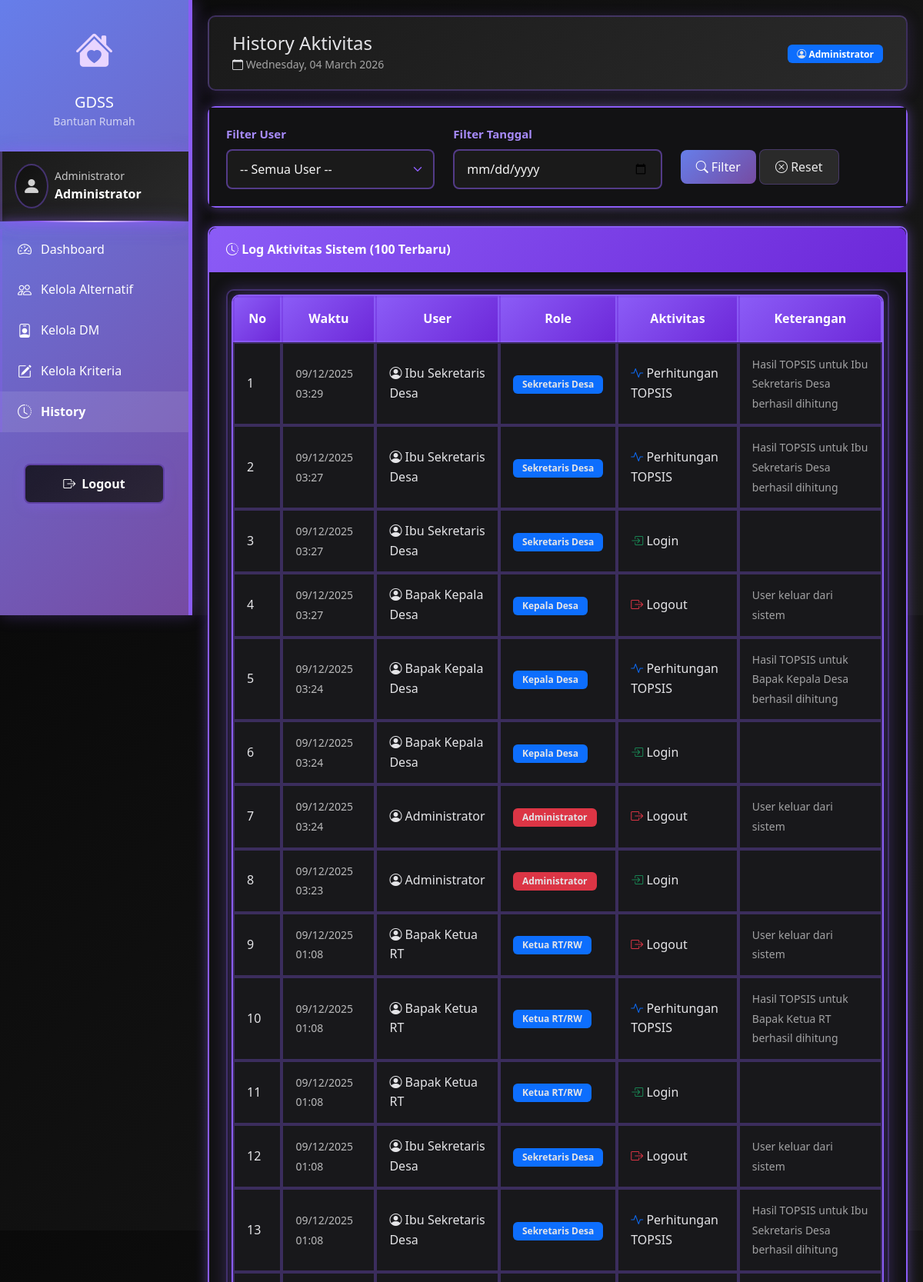
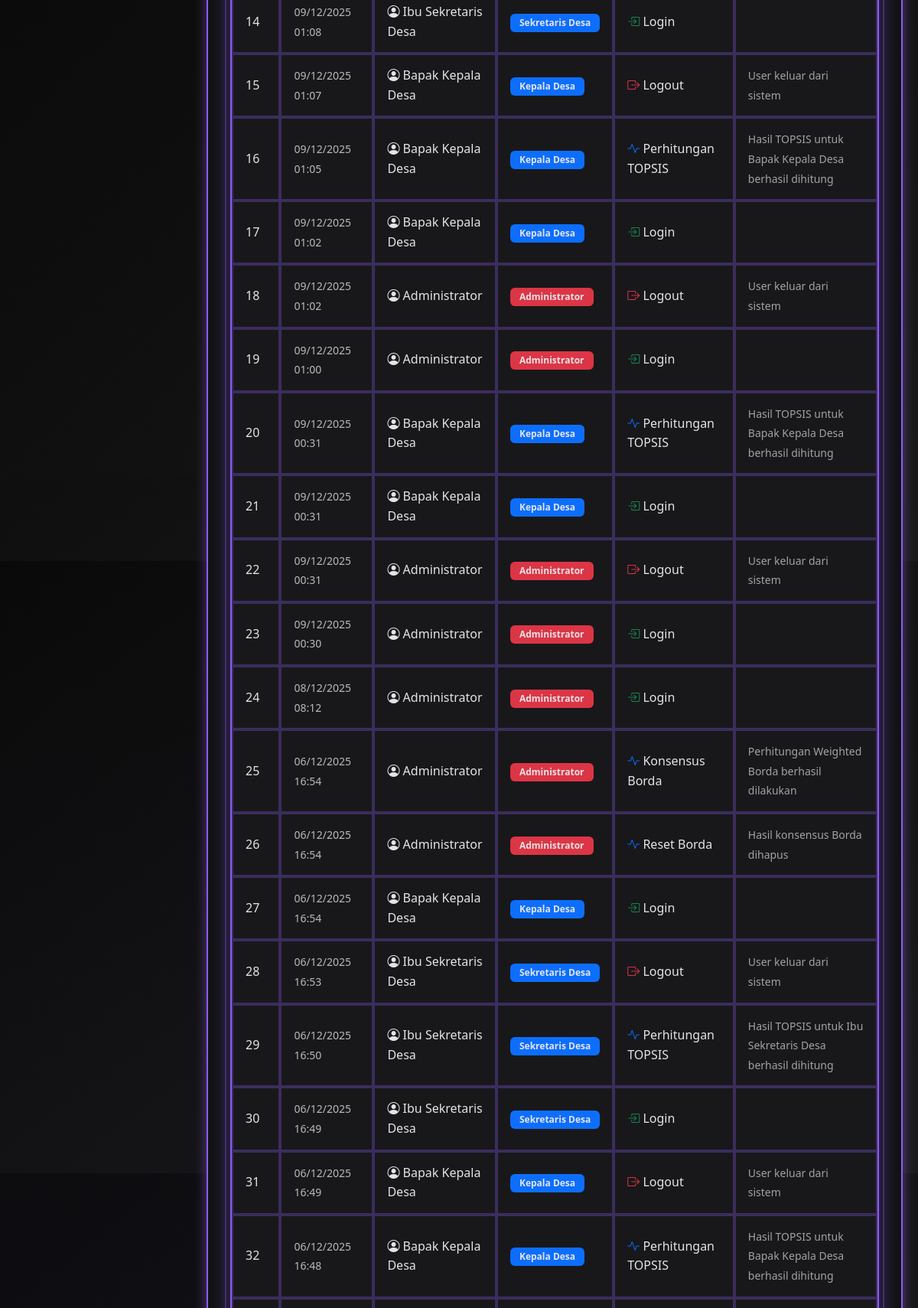
Page /admin/history.php (signed in, upper part) on the committed database (2 pictures, top to bottom).
### tables this page shows
CREATE TABLE `log_aktivitas` (
  `id` int NOT NULL,
  `user_id` int NOT NULL,
  `aktivitas` varchar(255) NOT NULL,
  `keterangan` text,
  `created_at` timestamp NULL DEFAULT CURRENT_TIMESTAMP
);

CREATE TABLE `users` (
  `id` int NOT NULL,
  `username` varchar(50) NOT NULL,
  `password` varchar(255) NOT NULL,
  `nama` varchar(100) NOT NULL,
  `role` enum('admin','kepala_desa','sekretaris','ketua_rt') NOT NULL,
  `level` int NOT NULL COMMENT '0=admin, 1=kepala_desa, 2=sekretaris, 3=ketua_rt',
  `created_at` timestamp NULL DEFAULT CURRENT_TIMESTAMP
);

### config/database.php (called while the page is built, shortened)
<?php
$conn = mysqli_connect(DB_HOST, DB_USER, DB_PASS, DB_NAME);
mysqli_set_charset($conn, "utf8");
function query($sql) {
    global $conn;
    $result = mysqli_query($conn, $sql);
    return $result;
}
function fetchAll($sql) {
    $result = query($sql);
    $rows = [];
    while ($row = mysqli_fetch_assoc($result)) {
        $rows[] = $row;
    }
    return $rows;
}
?>

### functions/auth.php (called while the page is built, shortened)
<?php
require_once __DIR__ . '/../config/database.php';
function getRoleDisplay($role) {
    $roles = [
        'admin' => 'Administrator',
        'kepala_desa' => 'Kepala Desa',
        'sekretaris' => 'Sekretaris Desa',
        'ketua_rt' => 'Ketua RT/RW'
    ];
    return $roles[$role] ?? $role;
}
?>

### admin/history.php (the view, shortened to what this page needs)
<?php
require_once '../includes/header.php';
$filterDate = isset($_GET['date']) ? clean($_GET['date']) : '';
$sql = "SELECT la.*, u.nama, u.role
        FROM log_aktivitas la
        JOIN users u ON la.user_id = u.id
        WHERE 1=1";
$sql .= " ORDER BY la.created_at DESC LIMIT 100";
$logs = fetchAll($sql);
?>
<div class="card mb-4">
    <div class="card-body">
        <form method="GET" action="">
            <div class="row">
                <div class="col-md-4">
                    <label class="form-label">Filter User</label>
                    <select name="user" class="form-select">
                        <option value="">-- Semua User --</option>
                    </select>
                </div>
                <div class="col-md-4">
                    <label class="form-label">Filter Tanggal</label>
                    <input type="date" name="date" class="form-control" value="<?= $filterDate ?>">
                </div>
                <div class="col-md-4">
                    <label class="form-label">&nbsp;</label>
                    <div>
                        <button type="submit" class="btn btn-primary">
                            <i class="bi bi-search"></i> Filter
                        </button>
                        <a href="history.php" class="btn btn-secondary">
                            <i class="bi bi-x-circle"></i> Reset
                        </a>
                    </div>
                </div>
            </div>
        </form>
    </div>
</div>
<div class="card">
    <div class="card-header">
        <i class="bi bi-clock-history"></i> Log Aktivitas Sistem (100 Terbaru)
    </div>
    <div class="card-body">
        <div class="table-responsive">
            <table class="table table-hover table-sm">
                <thead>
                    <tr>
                        <th width="5%">No</th>
                        <th width="15%">Waktu</th>
                        <th width="20%">User</th>
                        <th width="15%">Role</th>
                        <th width="20%">Aktivitas</th>
                        <th width="25%">Keterangan</th>
                    </tr>
                </thead>
                <tbody>
                    <?php if (empty($logs)): ?>
                    <tr>
                        <td colspan="6" class="text-center text-muted">
                            <i class="bi bi-inbox"></i> Tidak ada log aktivitas
                        </td>
                    </tr>
                    <?php else: ?>
                        <?php $no = 1; foreach ($logs as $log): ?>
                        <tr>
                            <td><?= $no++ ?></td>
                            <td>
                                <small>
                                    <?= date('d/m/Y H:i', strtotime($log['created_at'])) ?>
                                </small>
                            </td>
                            <td>
                                <i class="bi bi-person-circle"></i>
                                <?= $log['nama'] ?>
                            </td>
                            <td>
                                <span class="badge bg-<?= $log['role'] == 'admin' ? 'danger' : 'primary' ?>">
                                    <?= getRoleDisplay($log['role']) ?>
                                </span>
                            </td>
                            <td>
                                <?php if (strpos($log['aktivitas'], 'Login') !== false): ?>
                                    <i class="bi bi-box-arrow-in-right text-success"></i>
                                <?php elseif (strpos($log['aktivitas'], 'Logout') !== false): ?>
                                    <i class="bi bi-box-arrow-right text-danger"></i>
                                <?php else: ?>
                                    <i class="bi bi-activity text-primary"></i>
                                <?php endif; ?>
                                <?= $log['aktivitas'] ?>
                            </td>
                            <td><small class="text-muted"><?= $log['keterangan'] ?></small></td>
                        </tr>
                        <?php endforeach; ?>
                    <?php endif; ?>
                </tbody>
            </table>
        </div>
    </div>
</div>
<?php require_once '../includes/footer.php'; ?>

### includes/header.php (style rules this page uses)
:root { --primary-color: #667eea; --secondary-color: #764ba2; }
body { background-color: #f8f9fa; font-family: 'Segoe UI', Tahoma, Geneva, Verdana, sans-serif; }
.card { border: none; border-radius: 10px; box-shadow: 0 2px 10px rgba(0, 0, 0, 0.1); margin-bottom: 20px; }
.card-header { background: linear-gradient(135deg, var(--primary-color) 0%, var(--secondary-color) 100%); color: white; border-radius: 10px 10px 0 0 !important; font-weight: 600; }
.btn-primary { background: linear-gradient(135deg, var(--primary-color) 0%, var(--secondary-color) 100%); border: none; }
.table thead { background: linear-gradient(135deg, var(--primary-color) 0%, var(--secondary-color) 100%); color: white; }

### rows in the picture
log_aktivitas: created_at "09/12/2025 03:29", user.nama "Ibu Sekretaris Desa", user.role "Sekretaris Desa", aktivitas "Perhitungan TOPSIS", keterangan "Hasil TOPSIS untuk Ibu Sekretaris Desa berhasil dihitung"
log_aktivitas: created_at "09/12/2025 03:27", user.nama "Ibu Sekretaris Desa", user.role "Sekretaris Desa", aktivitas "Perhitungan TOPSIS", keterangan "Hasil TOPSIS untuk Ibu Sekretaris Desa berhasil dihitung"
log_aktivitas: created_at "09/12/2025 03:27", user.nama "Ibu Sekretaris Desa", user.role "Sekretaris Desa", aktivitas "Login"
log_aktivitas: created_at "09/12/2025 03:27", user.nama "Bapak Kepala Desa", user.role "Kepala Desa", aktivitas "Logout", keterangan "User keluar dari sistem"
log_aktivitas: created_at "09/12/2025 03:24", user.nama "Bapak Kepala Desa", user.role "Kepala Desa", aktivitas "Perhitungan TOPSIS", keterangan "Hasil TOPSIS untuk Bapak Kepala Desa berhasil dihitung"
log_aktivitas: created_at "09/12/2025 03:24", user.nama "Bapak Kepala Desa", user.role "Kepala Desa", aktivitas "Login"
log_aktivitas: created_at "09/12/2025 03:24", user.nama "Administrator", user.role "Administrator", aktivitas "Logout", keterangan "User keluar dari sistem"
log_aktivitas: created_at "09/12/2025 03:23", user.nama "Administrator", user.role "Administrator", aktivitas "Login"
log_aktivitas: created_at "09/12/2025 01:08", user.nama "Bapak Ketua RT", user.role "Ketua RT/RW", aktivitas "Logout", keterangan "User keluar dari sistem"
log_aktivitas: created_at "09/12/2025 01:08", user.nama "Bapak Ketua RT", user.role "Ketua RT/RW", aktivitas "Perhitungan TOPSIS", keterangan "Hasil TOPSIS untuk Bapak Ketua RT berhasil dihitung"
log_aktivitas: created_at "09/12/2025 01:08", user.nama "Bapak Ketua RT", user.role "Ketua RT/RW", aktivitas "Login"
log_aktivitas: created_at "09/12/2025 01:08", user.nama "Ibu Sekretaris Desa", user.role "Sekretaris Desa", aktivitas "Logout", keterangan "User keluar dari sistem"
log_aktivitas: created_at "09/12/2025 01:08", user.nama "Ibu Sekretaris Desa", user.role "Sekretaris Desa", aktivitas "Perhitungan TOPSIS", keterangan "Hasil TOPSIS untuk Ibu Sekretaris Desa berhasil dihitung"
log_aktivitas: created_at "09/12/2025 01:08", user.nama "Ibu Sekretaris Desa", user.role "Sekretaris Desa", aktivitas "Login"
log_aktivitas: created_at "09/12/2025 01:07", user.nama "Bapak Kepala Desa", user.role "Kepala Desa", aktivitas "Logout", keterangan "User keluar dari sistem"
log_aktivitas: created_at "09/12/2025 01:05", user.nama "Bapak Kepala Desa", user.role "Kepala Desa", aktivitas "Perhitungan TOPSIS", keterangan "Hasil TOPSIS untuk Bapak Kepala Desa berhasil dihitung"
log_aktivitas: created_at "09/12/2025 01:02", user.nama "Bapak Kepala Desa", user.role "Kepala Desa", aktivitas "Login"
log_aktivitas: created_at "09/12/2025 01:02", user.nama "Administrator", user.role "Administrator", aktivitas "Logout", keterangan "User keluar dari sistem"
log_aktivitas: created_at "09/12/2025 01:00", user.nama "Administrator", user.role "Administrator", aktivitas "Login"
log_aktivitas: created_at "09/12/2025 00:31", user.nama "Bapak Kepala Desa", user.role "Kepala Desa", aktivitas "Perhitungan TOPSIS", keterangan "Hasil TOPSIS untuk Bapak Kepala Desa berhasil dihitung"
log_aktivitas: created_at "09/12/2025 00:31", user.nama "Bapak Kepala Desa", user.role "Kepala Desa", aktivitas "Login"
log_aktivitas: created_at "09/12/2025 00:31", user.nama "Administrator", user.role "Administrator", aktivitas "Logout", keterangan "User keluar dari sistem"
log_aktivitas: created_at "09/12/2025 00:30", user.nama "Administrator", user.role "Administrator", aktivitas "Login"
log_aktivitas: created_at "08/12/2025 08:12", user.nama "Administrator", user.role "Administrator", aktivitas "Login"
log_aktivitas: created_at "06/12/2025 16:54", user.nama "Administrator", user.role "Administrator", aktivitas "Konsensus Borda", keterangan "Perhitungan Weighted Borda berhasil dilakukan"
log_aktivitas: created_at "06/12/2025 16:54", user.nama "Administrator", user.role "Administrator", aktivitas "Reset Borda", keterangan "Hasil konsensus Borda dihapus"
log_aktivitas: created_at "06/12/2025 16:54", user.nama "Bapak Kepala Desa", user.role "Kepala Desa", aktivitas "Login"
log_aktivitas: created_at "06/12/2025 16:53", user.nama "Ibu Sekretaris Desa", user.role "Sekretaris Desa", aktivitas "Logout", keterangan "User keluar dari sistem"
log_aktivitas: created_at "06/12/2025 16:50", user.nama "Ibu Sekretaris Desa", user.role "Sekretaris Desa", aktivitas "Perhitungan TOPSIS", keterangan "Hasil TOPSIS untuk Ibu Sekretaris Desa berhasil dihitung"
log_aktivitas: created_at "06/12/2025 16:49", user.nama "Ibu Sekretaris Desa", user.role "Sekretaris Desa", aktivitas "Login"
log_aktivitas: created_at "06/12/2025 16:49", user.nama "Bapak Kepala Desa", user.role "Kepala Desa", aktivitas "Logout", keterangan "User keluar dari sistem"
log_aktivitas: created_at "06/12/2025 16:48", user.nama "Bapak Kepala Desa", user.role "Kepala Desa", aktivitas "Perhitungan TOPSIS", keterangan "Hasil TOPSIS untuk Bapak Kepala Desa berhasil dihitung"

### other values in the picture
getRoleDisplay($userInfo['role']) "Administrator"
$userInfo['nama'] "Administrator"
$pageTitle "History Aktivitas"
